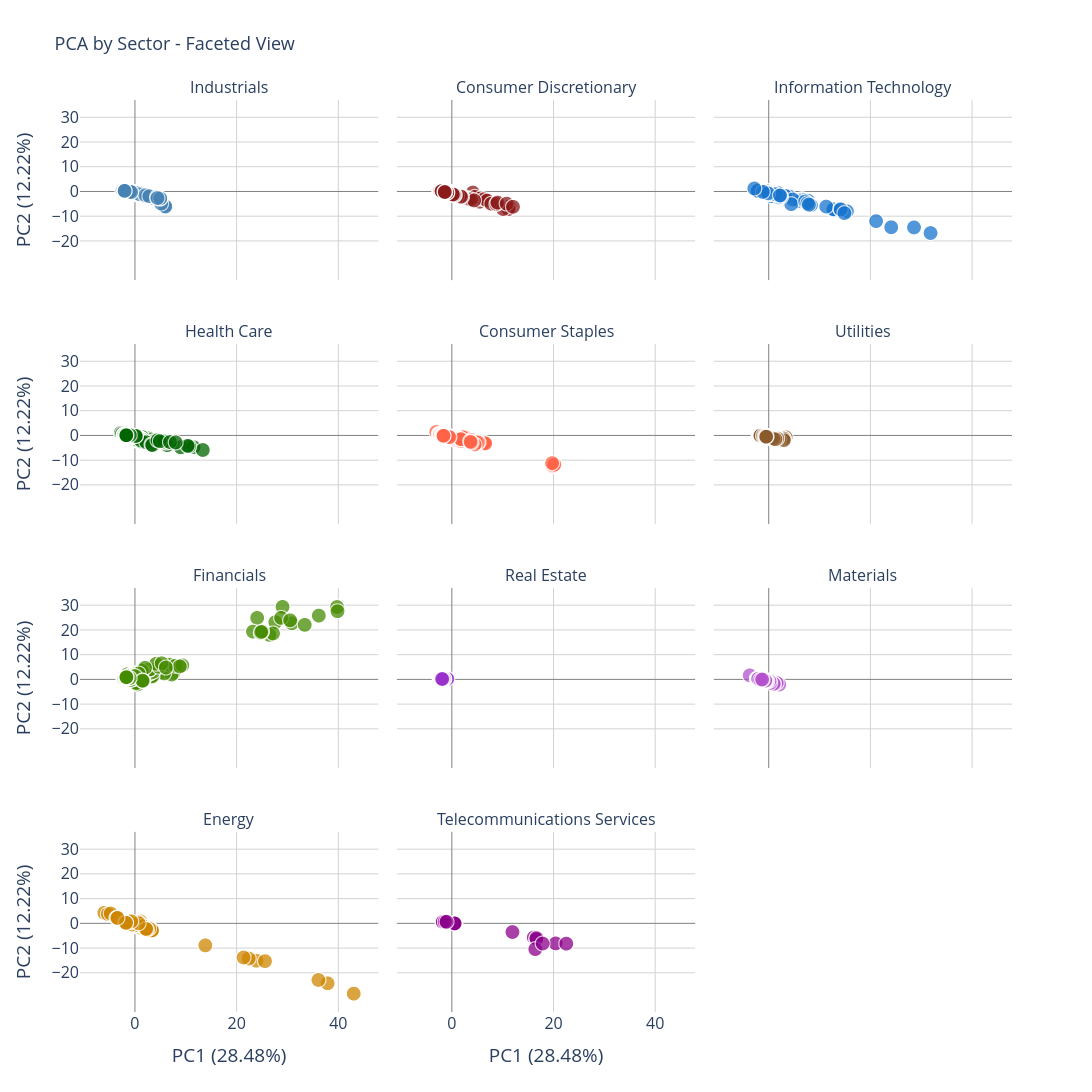

The code cell stored with this chart in its notebook:
### Code cell
### >> Plot 4: Interactive feceted plot

# Create faceted plot - one subplot per sector
# Create sector to color mapping
sectors = sorted(df_pca_plot['Sector'].unique())
sector_colors = {sector: r_palette[i % len(r_palette)] 
                 for i, sector in enumerate(sectors)}


fig = px.scatter(df_pca_plot, x='PC1', y='PC2',
                 color='Sector', facet_col='Sector', facet_col_wrap=3,  # 3 columns
                 hover_name='Ticker',
                 hover_data={'PC1': ':.2f',
                             'PC2': ':.2f',
                             'Sector': False,  # Don't show in hover since it's the title
                             'Revenue': ':,.0f' if 'Revenue' in df_pca_plot.columns else False,
                             'Assets': ':,.0f' if 'Assets' in df_pca_plot.columns else False,
                             'Net Income': ':,.0f' if 'Net Income' in df_pca_plot.columns else False
                             },
    title='PCA by Sector - Faceted View',
    labels={
        'PC1': f'PC1 ({pca.explained_variance_ratio_[0]*100:.2f}%)',
        'PC2': f'PC2 ({pca.explained_variance_ratio_[1]*100:.2f}%)'
    },
    color_discrete_map=sector_colors
)

# Update marker style
fig.update_traces(marker=dict(size=15,opacity=0.75,line=dict(width=1, color='white')))


# Update layout
fig.update_layout(height=100,width=1500,showlegend=False,title_font_size=18,plot_bgcolor='white',font=dict(size=16))

# Update all subplot axes
fig.update_xaxes(showgrid=True,gridcolor='lightgray',zeroline=True,zerolinecolor='gray',zerolinewidth=1)
fig.update_yaxes(showgrid=True,gridcolor='lightgray',zeroline=True,zerolinecolor='gray',zerolinewidth=1,
                 tickvals=[-20,-10,0,10,20,30], # Set specific tick values
                    tickmode='array'   
                 ) 

fig.update_layout(height=1800, width=1400, showlegend=False)
fig.for_each_annotation(lambda a: a.update(text=a.text.split("=")[-1]))
fig.show()

## >> save as html and png for sharing
FILE_NAME = f"PCA_by_Sector_test10"
fig.write_html(f"{HTML_PATH}/{FILE_NAME}.html")
fig.write_image(f"{FIG_PATH}/{FILE_NAME}.png",
               width=1200, height=500,
               scale=3          # Scale factor (like DPI multiplier)
               )

# allow to open automatically in the default browser
webbrowser.open(f"{HTML_PATH}/{FILE_NAME}.html")

### Figure 1 — Plotly figure (JSON) as saved in the notebook; plotly's stock layout.template omitted (floating-point values rounded to 4 significant figures; data arrays with more than 128 entries replaced by an {"elided": "..."} marker saying what was removed)
{"data": [{"customdata": {"elided": "248x4 mixed values"}, "hovertemplate": "<b>%{hovertext}</b><br><br>PC1 (28.48%)=%{x:.2f}<br>PC2 (12.22%)=%{y:.2f}<br>Revenue=%{customdata[1]:,.0f}<br>Assets=%{customdata[2]:,.0f}<br>Net Income=%{customdata[3]:,.0f}<extra></extra>", "hovertext": {"elided": "248 str values"}, "legendgroup": "Industrials", "marker": {"color": "#4682b4", "line": {"color": "white", "width": 1}, "opacity": 0.75, "size": 15, "symbol": "circle"}, "mode": "markers", "name": "Industrials", "showlegend": true, "type": "scattergl", "x": {"elided": "248 float values"}, "xaxis": "x10", "y": {"elided": "248 float values"}, "yaxis": "y10"}, {"customdata": {"elided": "316x4 mixed values"}, "hovertemplate": "<b>%{hovertext}</b><br><br>PC1 (28.48%)=%{x:.2f}<br>PC2 (12.22%)=%{y:.2f}<br>Revenue=%{customdata[1]:,.0f}<br>Assets=%{customdata[2]:,.0f}<br>Net Income=%{customdata[3]:,.0f}<extra></extra>", "hovertext": {"elided": "316 str values"}, "legendgroup": "Consumer Discretionary", "marker": {"color": "#8B1A1A", "line": {"color": "white", "width": 1}, "opacity": 0.75, "size": 15, "symbol": "circle"}, "mode": "markers", "name": "Consumer Discretionary", "showlegend": true, "type": "scattergl", "x": {"elided": "316 float values"}, "xaxis": "x11", "y": {"elided": "316 float values"}, "yaxis": "y11"}, {"customdata": {"elided": "237x4 mixed values"}, "hovertemplate": "<b>%{hovertext}</b><br><br>PC1 (28.48%)=%{x:.2f}<br>PC2 (12.22%)=%{y:.2f}<br>Revenue=%{customdata[1]:,.0f}<br>Assets=%{customdata[2]:,.0f}<br>Net Income=%{customdata[3]:,.0f}<extra></extra>", "hovertext": {"elided": "237 str values"}, "legendgroup": "Information Technology", "marker": {"color": "#1874CD", "line": {"color": "white", "width": 1}, "opacity": 0.75, "size": 15, "symbol": "circle"}, "mode": "markers", "name": "Information Technology", "showlegend": true, "type": "scattergl", "x": {"elided": "237 float values"}, "xaxis": "x12", "y": {"elided": "237 float values"}, "yaxis": "y12"}, {"customdata": {"elided": "194x4 mixed values"}, "hovertemplate": "<b>%{hovertext}</b><br><br>PC1 (28.48%)=%{x:.2f}<br>PC2 (12.22%)=%{y:.2f}<br>Revenue=%{customdata[1]:,.0f}<br>Assets=%{customdata[2]:,.0f}<br>Net Income=%{customdata[3]:,.0f}<extra></extra>", "hovertext": {"elided": "194 str values"}, "legendgroup": "Health Care", "marker": {"color": "#006400", "line": {"color": "white", "width": 1}, "opacity": 0.75, "size": 15, "symbol": "circle"}, "mode": "markers", "name": "Health Care", "showlegend": true, "type": "scattergl", "x": {"elided": "194 float values"}, "xaxis": "x7", "y": {"elided": "194 float values"}, "yaxis": "y7"}, {"customdata": {"elided": "132x4 mixed values"}, "hovertemplate": "<b>%{hovertext}</b><br><br>PC1 (28.48%)=%{x:.2f}<br>PC2 (12.22%)=%{y:.2f}<br>Revenue=%{customdata[1]:,.0f}<br>Assets=%{customdata[2]:,.0f}<br>Net Income=%{customdata[3]:,.0f}<extra></extra>", "hovertext": {"elided": "132 str values"}, "legendgroup": "Consumer Staples", "marker": {"color": "#FF6347", "line": {"color": "white", "width": 1}, "opacity": 0.75, "size": 15, "symbol": "circle"}, "mode": "markers", "name": "Consumer Staples", "showlegend": true, "type": "scattergl", "x": {"elided": "132 float values"}, "xaxis": "x8", "y": {"elided": "132 float values"}, "yaxis": "y8"}, {"customdata": {"elided": "96x4 mixed values"}, "hovertemplate": "<b>%{hovertext}</b><br><br>PC1 (28.48%)=%{x:.2f}<br>PC2 (12.22%)=%{y:.2f}<br>Revenue=%{customdata[1]:,.0f}<br>Assets=%{customdata[2]:,.0f}<br>Net Income=%{customdata[3]:,.0f}<extra></extra>", "hovertext": ["AEE", "AEE", "AEE", "AEE", "AEP", "AEP", "AEP", "AEP", "AWK", "AWK", "AWK", "AWK", "CMS", "CMS", "CMS", "CMS", "CNP", "CNP", "CNP", "CNP", "D", "D", "D", "D", "DUK", "DUK", "DUK", "DUK", "ED", "ED", "ED", "ED", "EIX", "EIX", "EIX", "EIX", "ES", "ES", "ES", "ES", "ETR", "ETR", "ETR", "ETR", "EXC", "EXC", "EXC", "EXC", "FE", "FE", "FE", "FE", "LNT", "LNT", "LNT", "LNT", "NEE", "NEE", "NEE", "NEE", "PCG", "PCG", "PCG", "PCG", "PEG", "PEG", "PEG", "PEG", "PNW", "PNW", "PNW", "PNW", "PPL", "PPL", "PPL", "PPL", "SCG", "SCG", "SCG", "SCG", "SO", "SO", "SO", "SO", "SRE", "SRE", "SRE", "SRE", "WEC", "WEC", "WEC", "WEC", "XEL", "XEL", "XEL", "XEL"], "legendgroup": "Utilities", "marker": {"color": "#8B5A2B", "line": {"color": "white", "width": 1}, "opacity": 0.75, "size": 15, "symbol": "circle"}, "mode": "markers", "name": "Utilities", "showlegend": true, "type": "scattergl", "x": [-1.431, -1.323, -1.242, -1.187, 0.364, 0.4395, 0.6835, 0.7987, -1.76, -1.734, -1.678, -1.603, -1.491, -1.413, -1.376, -1.32, -1.204, -1.266, -1.167, -1.997, 0.01464, 0.3023, 0.2723, 0.5475, 3.389, 2.792, 3.017, 3.073, -0.5698, -0.5274, -0.4011, -0.3265, -0.4108, -0.2853, 0.02856, -0.04332, -1.1, -0.9613, -0.9067, -0.8431, -0.4043, -0.3871, -0.2121, -0.7281, 1.998, 1.726, 2.122, 3.043, 0.03205, -0.05547, -0.1583, -0.03116, -1.858, -1.838, -1.818, -1.804, 0.7168, 0.8478, 1.393, 1.729, 0.07467, 0.3781, 0.2641, 0.5908, -0.5331, -0.5009, -0.3147, -0.1534, -1.714, -1.68, -1.675, -1.637, 0.04006, -0.2197, 0.0918, -0.3126, -1.699, -1.645, -1.519, -1.486, 0.9735, 0.5474, 0.9258, 1.369, -0.7827, -0.6477, -0.4649, -0.3773, -1.65, -1.611, -1.553, -1.07, -0.7728, -0.5841, -0.4854, -0.413], "xaxis": "x9", "y": [0.0993, 0.118, 0.04478, 0.03711, -0.5402, -0.5695, -0.7769, -0.802, 0.3733, 0.3393, 0.326, 0.2772, 0.2243, 0.166, 0.2027, 0.1609, 0.1002, 0.06405, -0.06047, 0.6224, -0.4645, -0.6806, -0.5274, -0.5538, -0.5028, -0.8948, -1.089, -1.075, -0.1365, -0.1651, -0.2076, -0.1216, -0.3514, -0.471, -0.6447, -0.4858, 0.1059, 0.01974, -0.01072, -0.03679, -0.4246, -0.3825, -0.5281, -0.04448, -1.128, -1.639, -1.442, -1.733, -0.2107, -0.1379, -0.1273, -0.05534, 0.3155, 0.3061, 0.303, 0.3253, -0.6989, -0.6337, -0.9621, -1.028, -0.7142, -0.9031, -0.7963, -1.07, -0.359, -0.3591, -0.5004, -0.555, 0.2521, 0.1951, 0.2061, 0.1813, -0.3644, -0.1919, -0.2241, -0.06024, 0.1995, 0.2475, 0.1006, 0.1901, -1.186, -0.7635, -1.054, -1.347, -0.1885, -0.2185, -0.3465, -0.2829, 0.2012, 0.1615, 0.125, 0.03987, -0.1268, -0.2602, -0.3175, -0.3225], "yaxis": "y9"}, {"customdata": {"elided": "211x4 mixed values"}, "hovertemplate": "<b>%{hovertext}</b><br><br>PC1 (28.48%)=%{x:.2f}<br>PC2 (12.22%)=%{y:.2f}<br>Revenue=%{customdata[1]:,.0f}<br>Assets=%{customdata[2]:,.0f}<br>Net Income=%{customdata[3]:,.0f}<extra></extra>", "hovertext": {"elided": "211 str values"}, "legendgroup": "Financials", "marker": {"color": "#458B00", "line": {"color": "white", "width": 1}, "opacity": 0.75, "size": 15, "symbol": "circle"}, "mode": "markers", "name": "Financials", "showlegend": true, "type": "scattergl", "x": {"elided": "211 float values"}, "xaxis": "x4", "y": {"elided": "211 float values"}, "yaxis": "y4"}, {"customdata": {"elided": "108x4 mixed values"}, "hovertemplate": "<b>%{hovertext}</b><br><br>PC1 (28.48%)=%{x:.2f}<br>PC2 (12.22%)=%{y:.2f}<br>Revenue=%{customdata[1]:,.0f}<br>Assets=%{customdata[2]:,.0f}<br>Net Income=%{customdata[3]:,.0f}<extra></extra>", "hovertext": ["AIV", "AIV", "AIV", "AIV", "AMT", "AMT", "AMT", "AMT", "AVB", "AVB", "AVB", "AVB", "BXP", "BXP", "BXP", "BXP", "CBG", "CBG", "CBG", "CBG", "CCI", "CCI", "CCI", "CCI", "DLR", "DLR", "DLR", "DLR", "EQIX", "EQIX", "EQIX", "EQIX", "EQR", "EQR", "EQR", "EQR", "ESS", "ESS", "ESS", "ESS", "EXR", "EXR", "EXR", "EXR", "FRT", "FRT", "FRT", "FRT", "GGP", "GGP", "GGP", "GGP", "HCN", "HCN", "HCN", "HCN", "HCP", "HCP", "HCP", "HCP", "HST", "HST", "HST", "HST", "IRM", "IRM", "IRM", "IRM", "KIM", "KIM", "KIM", "KIM", "MAA", "MAA", "MAA", "MAA", "MAC", "MAC", "MAC", "MAC", "O", "O", "O", "O", "SLG", "SLG", "SLG", "SLG", "SPG", "SPG", "SPG", "SPG", "UDR", "UDR", "UDR", "UDR", "VNO", "VNO", "VNO", "VNO", "VTR", "VTR", "VTR", "VTR", "WY", "WY", "WY", "WY"], "legendgroup": "Real Estate", "marker": {"color": "#9932CC", "line": {"color": "white", "width": 1}, "opacity": 0.75, "size": 15, "symbol": "circle"}, "mode": "markers", "name": "Real Estate", "showlegend": true, "type": "scattergl", "x": [-2.159, -2.16, -2.15, -2.16, -1.625, -1.475, -1.24, -1.16, -2.099, -1.805, -1.725, -1.673, -1.825, -1.624, -1.69, -1.602, -1.833, -1.808, -1.694, -1.465, -1.694, -1.636, -1.433, -1.264, -2.014, -1.985, -1.992, -1.899, -2.066, -2.066, -2.138, -1.946, -1.729, -1.452, -1.463, -1.404, -2.229, -2.213, -1.989, -1.963, -2.296, -2.265, -2.224, -2.167, -2.26, -2.246, -2.218, -2.161, -1.722, -1.463, -1.429, -1.266, -1.89, -1.644, -1.585, -1.347, -1.576, -1.586, -1.665, -1.587, -1.7, -1.529, -1.365, -1.282, -1.998, -1.99, -1.977, -2.006, -1.997, -1.998, -1.969, -1.797, -2.315, -2.212, -2.155, -2.098, -2.012, -2.047, -1.587, -1.893, -2.279, -2.077, -1.997, -1.983, -1.919, -1.945, -1.73, -1.656, -0.8637, -0.9508, -0.9554, -0.7915, -2.169, -2.149, -2.119, -2.037, -1.744, -1.569, -1.535, -1.39, -1.621, -1.572, -1.414, -1.454, -1.875, -1.907, -1.669, -1.837], "xaxis": "x5", "y": [0.6166, 0.6186, 0.6218, 0.6323, 0.5045, 0.5748, 0.4805, 0.6916, 0.786, 0.5302, 0.5467, 0.5484, 0.5887, 0.5431, 0.7402, 0.5715, 0.322, 0.3337, 0.2293, 0.1274, 0.5098, 0.8291, 0.5422, 0.5393, 0.5463, 0.5592, 0.5555, 0.6322, 0.4469, 0.4826, 0.5378, 0.4658, 0.6288, 0.7441, 0.4537, 0.4409, 0.583, 0.5707, 0.5894, 0.5809, 0.6653, 0.6779, 0.651, 0.689, 0.5991, 0.5982, 0.5826, 0.5907, 0.7826, 0.5358, 0.5477, 0.517, 0.99, 0.8349, 0.8622, 0.8255, 0.7567, 0.7842, 0.7462, 0.663, 0.5175, 0.5372, 0.4362, 0.3905, 0.466, 0.4845, 0.4961, 0.5079, 0.6035, 0.592, 0.6095, 0.5423, 0.5846, 0.5829, 0.5635, 0.5703, 0.5468, 0.5572, 0.6136, 0.5465, 0.7729, 0.7113, 0.6569, 0.7103, 0.5593, 0.5213, 0.4855, 0.339, 0.6172, 0.5972, 0.5293, 0.3901, 0.6422, 0.5331, 0.5286, 0.4858, 0.5577, 0.4357, 0.3894, 0.3411, 0.4642, 0.4932, 0.4951, 0.5619, 0.3848, 0.5521, 0.3356, 0.3685], "yaxis": "y5"}, {"customdata": {"elided": "95x4 mixed values"}, "hovertemplate": "<b>%{hovertext}</b><br><br>PC1 (28.48%)=%{x:.2f}<br>PC2 (12.22%)=%{y:.2f}<br>Revenue=%{customdata[1]:,.0f}<br>Assets=%{customdata[2]:,.0f}<br>Net Income=%{customdata[3]:,.0f}<extra></extra>", "hovertext": ["ALB", "ALB", "ALB", "ALB", "APD", "APD", "APD", "APD", "AVY", "AVY", "AVY", "AVY", "BLL", "BLL", "BLL", "BLL", "CF", "CF", "CF", "CF", "DD", "DD", "DD", "DD", "ECL", "ECL", "ECL", "ECL", "EMN", "EMN", "EMN", "EMN", "FCX", "FCX", "FCX", "FCX", "FMC", "FMC", "FMC", "FMC", "IFF", "IFF", "IFF", "IFF", "IP", "IP", "IP", "IP", "LYB", "LYB", "LYB", "LYB", "MLM", "MLM", "MLM", "MLM", "MON", "MON", "MON", "MON", "MOS", "MOS", "MOS", "MOS", "NEM", "NEM", "NEM", "NEM", "NUE", "NUE", "NUE", "NUE", "PPG", "PPG", "PPG", "PPG", "PX", "PX", "PX", "PX", "SEE", "SEE", "SEE", "SEE", "SHW", "SHW", "SHW", "SHW", "VMC", "VMC", "VMC", "VMC", "WRK", "WRK", "WRK"], "legendgroup": "Materials", "marker": {"color": "#B452CD", "line": {"color": "white", "width": 1}, "opacity": 0.75, "size": 15, "symbol": "circle"}, "mode": "markers", "name": "Materials", "showlegend": true, "type": "scattergl", "x": [-2.2, -2.153, -2.196, -1.802, -1.114, -1.11, -1.014, -1.088, -1.915, -1.978, -1.952, -1.95, -1.737, -1.719, -1.686, -1.737, -1.181, -1.268, -1.084, -1.48, 1.443, 2.143, 0.9466, 0.8674, -1.165, -0.9436, -0.7634, -0.8258, -1.65, -1.371, -1.307, -1.305, 0.6328, 1.624, 0.5118, -3.681, -1.973, -1.949, -1.974, -1.981, -2.119, -2.098, -2.066, -1.996, -0.327, -0.3283, -0.4539, -0.3562, 0.2238, 0.6025, 1.132, 1.013, -2.284, -2.25, -2.066, -2.003, -0.1752, 0.3554, 0.1859, -0.2092, -1.08, -1.1, -1.129, -1.633, -0.3254, -1.899, -1.16, -1.145, -1.397, -1.359, -1.217, -1.559, -0.6338, -0.5593, -0.6726, -0.9272, -0.7165, -0.5393, -0.5172, -0.648, -1.784, -1.844, -1.752, -1.703, -1.739, -1.611, -1.485, -1.427, -2.095, -2.083, -1.965, -1.997, -1.581, -1.125, -1.259], "xaxis": "x6", "y": [0.4287, 0.3859, 0.4217, 0.3394, -0.1307, -0.1223, -0.1236, -0.1139, 0.2573, 0.2904, 0.2723, 0.2861, 0.2083, 0.2135, 0.1658, 0.2273, -0.07934, -0.1308, -0.2192, 0.1253, -1.295, -1.878, -0.9672, -0.9021, 0.2224, 0.1005, -0.04278, 0.02494, 0.1965, 0.05463, -0.001166, 0.113, -0.7972, -1.203, -0.7164, 1.834, 0.2753, 0.2401, 0.32, 0.4358, 0.3736, 0.3664, 0.3577, 0.3184, -0.1622, -0.2307, -0.1287, -0.1364, -0.8054, -1.257, -1.613, -1.525, 0.4565, 0.4396, 0.4323, 0.3674, -0.3968, -1.165, -0.4401, -0.528, -0.1749, -0.1295, 0.03114, 0.1762, -0.3632, 0.8018, 0.192, 0.284, -0.05762, -0.1121, -0.1383, 0.2715, -0.3955, -0.4098, -0.3399, -0.1479, -0.2735, -0.3462, -0.3282, -0.2593, 0.4165, 0.3357, 0.3247, 0.3183, 0.1812, 0.1036, -0.0331, -0.04276, 0.5084, 0.48, 0.4473, 0.465, 0.1292, 0.07815, 0.1852], "yaxis": "y6"}, {"customdata": {"elided": "124x4 mixed values"}, "hovertemplate": "<b>%{hovertext}</b><br><br>PC1 (28.48%)=%{x:.2f}<br>PC2 (12.22%)=%{y:.2f}<br>Revenue=%{customdata[1]:,.0f}<br>Assets=%{customdata[2]:,.0f}<br>Net Income=%{customdata[3]:,.0f}<extra></extra>", "hovertext": ["APA", "APA", "APA", "APA", "APC", "APC", "APC", "APC", "BHI", "BHI", "BHI", "BHI", "CHK", "CHK", "CHK", "CHK", "COG", "COG", "COG", "COG", "CVX", "CVX", "CVX", "CVX", "CXO", "CXO", "CXO", "CXO", "DVN", "DVN", "DVN", "DVN", "EOG", "EOG", "EOG", "EOG", "EQT", "EQT", "EQT", "EQT", "HAL", "HAL", "HAL", "HAL", "HES", "HES", "HES", "HES", "HP", "HP", "HP", "HP", "KMI", "KMI", "KMI", "KMI", "MPC", "MPC", "MPC", "MPC", "MRO", "MRO", "MRO", "MRO", "MUR", "MUR", "MUR", "MUR", "NBL", "NBL", "NBL", "NBL", "NFX", "NFX", "NFX", "NFX", "NOV", "NOV", "NOV", "NOV", "OKE", "OKE", "OKE", "OKE", "OXY", "OXY", "OXY", "OXY", "PSX", "PSX", "PSX", "PSX", "RRC", "RRC", "RRC", "RRC", "SE", "SE", "SE", "SE", "SWN", "SWN", "SWN", "SWN", "TSO", "TSO", "TSO", "TSO", "VLO", "VLO", "VLO", "VLO", "WMB", "WMB", "WMB", "WMB", "XEC", "XEC", "XEC", "XEC", "XOM", "XOM", "XOM", "XOM"], "legendgroup": "Energy", "marker": {"color": "#CD8500", "line": {"color": "white", "width": 1}, "opacity": 0.75, "size": 15, "symbol": "circle"}, "mode": "markers", "name": "Energy", "showlegend": true, "type": "scattergl", "x": [2.022, 1.639, 0.3726, -6.03, 1.035, 0.5284, -2.293, -1.32, -0.3285, -0.0597, -1.736, -1.99, -0.2473, 0.09528, 0.429, -5.315, -2.071, -1.943, -1.929, -2.081, 23.92, 22.41, 21.38, 13.86, -1.75, -1.806, -1.461, -1.742, -0.1908, 1.783, -4.76, -1.569, -0.2125, 0.48, 1.242, -2.192, -1.889, -1.694, -1.749, -1.857, 0.2288, 0.7118, -0.8301, -2.701, 0.95, 1.226, 0.4296, -1.776, -1.862, -1.819, -1.974, -2.27, 1.197, 1.101, 1.081, 0.81, 1.093, 1.07, 1.284, 1.49, 0.2544, 0.1968, 0.1573, -1.558, -1.078, -0.9184, -1.01, -2.509, -0.9745, -0.6142, -1.86, -1.825, -2.388, -1.825, -1.556, -3.637, 0.02403, 0.1554, 0.3383, -1.037, -1.429, -1.367, -1.441, -1.556, 2.725, 3.282, 1.551, -1.847, 3.438, 3.292, 3.371, 2.799, -2.002, -1.978, -1.707, -2.354, -0.8253, -0.6335, -0.6008, -0.9194, -2.14, -1.596, -1.142, -3.419, -1.261, -1.189, -0.8552, -0.6253, 2.074, 2.188, 2.372, 2.204, -1.022, -0.9206, 0.7342, -0.7175, -1.907, -1.782, -1.718, -3.441, 43.07, 37.93, 36.12, 25.61], "xaxis": "x", "y": [-1.673, -1.326, -0.8257, 4.302, -0.6187, -0.1181, 1.703, 1.022, -0.3978, -0.5857, 0.8632, 0.5729, -0.45, -0.5268, -0.8805, 3.799, 0.418, 0.3768, 0.3589, 0.4502, -15.09, -14.2, -13.8, -8.881, 0.2745, 0.3271, 0.1524, 0.2874, -0.3657, -1.188, 4.008, 1.266, -0.592, -0.9256, -1.306, 1.189, 0.4047, 0.3185, 0.4084, 0.5322, -1.208, -1.275, -0.08133, 1.531, -1.034, -1.236, -0.9376, 0.9598, 0.2378, 0.2158, 0.3013, 0.4495, 0.1267, -0.02793, 0.8642, 0.3689, -1.47, -1.767, -1.699, -1.177, -0.6357, -0.5349, -0.5615, 0.5808, -0.189, -0.2123, -0.1649, 1.153, -0.1188, -0.3332, 0.7789, 0.5859, 0.9228, 0.2849, 0.149, 2.221, -0.7532, -0.5005, -0.7359, 0.2981, 0.05888, 0.1054, 0.2922, 0.3265, -2.082, -2.487, -1.064, 1.013, -3.099, -2.904, -2.791, -2.088, 0.379, 0.4056, 0.3117, 0.8574, 0.1646, 0.07206, 0.03874, 0.2543, 0.6291, 0.1958, 0.0704, 2.22, -0.1575, -0.2151, -0.2651, -0.4422, -2.372, -2.326, -2.525, -2.209, 0.5921, 0.3516, 0.0396, 0.8589, 0.3512, 0.2906, 0.2102, 2.229, -28.41, -24.22, -22.88, -15.25], "yaxis": "y"}, {"customdata": [["Telecommunications Services", 18376000000, 53940000000, 777000000], ["Telecommunications Services", 18095000000, 51787000000, -239000000], ["Telecommunications Services", 18031000000, 49103000000, 772000000], ["Telecommunications Services", 17900000000, 47604000000, 878000000], ["Telecommunications Services", 5011853000, 17733631000, 46273000], ["Telecommunications Services", 4762000000, 16635484000, -47000000], ["Telecommunications Services", 4772000000, 18810000000, 133000000], ["Telecommunications Services", 5576000000, 27084000000, -196000000], ["Telecommunications Services", 6376000000, 13307000000, -422000000], ["Telecommunications Services", 6313000000, 12874000000, -109000000], ["Telecommunications Services", 6777000000, 20947000000, 314000000], ["Telecommunications Services", 8229000000, 24145000000, 3433000000], ["Telecommunications Services", 127434000000, 272315000000, 7264000000], ["Telecommunications Services", 128752000000, 277787000000, 18418000000], ["Telecommunications Services", 132447000000, 296834000000, 6442000000], ["Telecommunications Services", 146801000000, 402672000000, 13345000000], ["Telecommunications Services", 115846000000, 225222000000, 875000000], ["Telecommunications Services", 120550000000, 274098000000, 11497000000], ["Telecommunications Services", 127079000000, 232616000000, 9625000000], ["Telecommunications Services", 131620000000, 244640000000, 17879000000]], "hovertemplate": "<b>%{hovertext}</b><br><br>PC1 (28.48%)=%{x:.2f}<br>PC2 (12.22%)=%{y:.2f}<br>Revenue=%{customdata[1]:,.0f}<br>Assets=%{customdata[2]:,.0f}<br>Net Income=%{customdata[3]:,.0f}<extra></extra>", "hovertext": ["CTL", "CTL", "CTL", "CTL", "FTR", "FTR", "FTR", "FTR", "LVLT", "LVLT", "LVLT", "LVLT", "T", "T", "T", "T", "VZ", "VZ", "VZ", "VZ"], "legendgroup": "Telecommunications Services", "marker": {"color": "#8B008B", "line": {"color": "white", "width": 1}, "opacity": 0.75, "size": 15, "symbol": "circle"}, "mode": "markers", "name": "Telecommunications Services", "showlegend": true, "type": "scattergl", "x": [0.8266, 0.6136, 0.6328, 0.627, -1.41, -1.591, -1.244, -1.268, -1.786, -1.691, -1.297, -0.9619, 16.21, 20.52, 16.68, 22.61, 12.01, 16.73, 16.51, 17.95], "xaxis": "x2", "y": [0.05121, 0.04273, 0.01045, -0.02836, 0.4742, 0.5041, 0.4458, 0.9662, 0.6833, 0.6258, 0.665, 0.6505, -5.717, -8.093, -6.434, -8.181, -3.487, -5.967, -10.4, -8.135], "yaxis": "y2"}], "layout": {"annotations": [{"font": {}, "showarrow": false, "text": "Energy", "x": 0.16, "xanchor": "center", "xref": "paper", "y": 0.1975, "yanchor": "bottom", "yref": "paper"}, {"font": {}, "showarrow": false, "text": "Telecommunications Services", "x": 0.5, "xanchor": "center", "xref": "paper", "y": 0.1975, "yanchor": "bottom", "yref": "paper"}, {"font": {}, "showarrow": false, "text": "Financials", "x": 0.16, "xanchor": "center", "xref": "paper", "y": 0.465, "yanchor": "bottom", "yref": "paper"}, {"font": {}, "showarrow": false, "text": "Real Estate", "x": 0.5, "xanchor": "center", "xref": "paper", "y": 0.465, "yanchor": "bottom", "yref": "paper"}, {"font": {}, "showarrow": false, "text": "Materials", "x": 0.84, "xanchor": "center", "xref": "paper", "y": 0.465, "yanchor": "bottom", "yref": "paper"}, {"font": {}, "showarrow": false, "text": "Health Care", "x": 0.16, "xanchor": "center", "xref": "paper", "y": 0.7325, "yanchor": "bottom", "yref": "paper"}, {"font": {}, "showarrow": false, "text": "Consumer Staples", "x": 0.5, "xanchor": "center", "xref": "paper", "y": 0.7325, "yanchor": "bottom", "yref": "paper"}, {"font": {}, "showarrow": false, "text": "Utilities", "x": 0.84, "xanchor": "center", "xref": "paper", "y": 0.7325, "yanchor": "bottom", "yref": "paper"}, {"font": {}, "showarrow": false, "text": "Industrials", "x": 0.16, "xanchor": "center", "xref": "paper", "y": 1, "yanchor": "bottom", "yref": "paper"}, {"font": {}, "showarrow": false, "text": "Consumer Discretionary", "x": 0.5, "xanchor": "center", "xref": "paper", "y": 1, "yanchor": "bottom", "yref": "paper"}, {"font": {}, "showarrow": false, "text": "Information Technology", "x": 0.84, "xanchor": "center", "xref": "paper", "y": 1, "yanchor": "bottom", "yref": "paper"}], "font": {"size": 16}, "height": 1800, "legend": {"title": {"text": "Sector"}, "tracegroupgap": 0}, "plot_bgcolor": "white", "showlegend": false, "title": {"font": {"size": 18}, "text": "PCA by Sector - Faceted View"}, "width": 1400, "xaxis": {"anchor": "y", "domain": [0, 0.32], "gridcolor": "lightgray", "showgrid": true, "title": {"text": "PC1 (28.48%)"}, "zeroline": true, "zerolinecolor": "gray", "zerolinewidth": 1}, "xaxis10": {"anchor": "y10", "domain": [0, 0.32], "gridcolor": "lightgray", "matches": "x", "showgrid": true, "showticklabels": false, "zeroline": true, "zerolinecolor": "gray", "zerolinewidth": 1}, "xaxis11": {"anchor": "y11", "domain": [0.34, 0.66], "gridcolor": "lightgray", "matches": "x", "showgrid": true, "showticklabels": false, "zeroline": true, "zerolinecolor": "gray", "zerolinewidth": 1}, "xaxis12": {"anchor": "y12", "domain": [0.68, 1.0], "gridcolor": "lightgray", "matches": "x", "showgrid": true, "showticklabels": false, "zeroline": true, "zerolinecolor": "gray", "zerolinewidth": 1}, "xaxis2": {"anchor": "y2", "domain": [0.34, 0.66], "gridcolor": "lightgray", "matches": "x", "showgrid": true, "title": {"text": "PC1 (28.48%)"}, "zeroline": true, "zerolinecolor": "gray", "zerolinewidth": 1}, "xaxis3": {"anchor": "y3", "domain": [0.68, 1.0], "gridcolor": "lightgray", "matches": "x", "showgrid": true, "title": {"text": "PC1 (28.48%)"}, "zeroline": true, "zerolinecolor": "gray", "zerolinewidth": 1}, "xaxis4": {"anchor": "y4", "domain": [0, 0.32], "gridcolor": "lightgray", "matches": "x", "showgrid": true, "showticklabels": false, "zeroline": true, "zerolinecolor": "gray", "zerolinewidth": 1}, "xaxis5": {"anchor": "y5", "domain": [0.34, 0.66], "gridcolor": "lightgray", "matches": "x", "showgrid": true, "showticklabels": false, "zeroline": true, "zerolinecolor": "gray", "zerolinewidth": 1}, "xaxis6": {"anchor": "y6", "domain": [0.68, 1.0], "gridcolor": "lightgray", "matches": "x", "showgrid": true, "showticklabels": false, "zeroline": true, "zerolinecolor": "gray", "zerolinewidth": 1}, "xaxis7": {"anchor": "y7", "domain": [0, 0.32], "gridcolor": "lightgray", "matches": "x", "showgrid": true, "showticklabels": false, "zeroline": true, "zerolinecolor": "gray", "zerolinewidth": 1}, "xaxis8": {"anchor": "y8", "domain": [0.34, 0.66], "gridcolor": "lightgray", "matches": "x", "showgrid": true, "showticklabels": false, "zeroline": true, "zerolinecolor": "gray", "zerolinewidth": 1}, "xaxis9": {"anchor": "y9", "domain": [0.68, 1.0], "gridcolor": "lightgray", "matches": "x", "showgrid": true, "showticklabels": false, "zeroline": true, "zerolinecolor": "gray", "zerolinewidth": 1}, "yaxis": {"anchor": "x", "domain": [0, 0.1975], "gridcolor": "lightgray", "showgrid": true, "tickmode": "array", "tickvals": [-20, -10, 0, 10, 20, 30], "title": {"text": "PC2 (12.22%)"}, "zeroline": true, "zerolinecolor": "gray", "zerolinewidth": 1}, "yaxis10": {"anchor": "x10", "domain": [0.8025, 1], "gridcolor": "lightgray", "matches": "y", "showgrid": true, "tickmode": "array", "tickvals": [-20, -10, 0, 10, 20, 30], "title": {"text": "PC2 (12.22%)"}, "zeroline": true, "zerolinecolor": "gray", "zerolinewidth": 1}, "yaxis11": {"anchor": "x11", "domain": [0.8025, 1], "gridcolor": "lightgray", "matches": "y", "showgrid": true, "showticklabels": false, "tickmode": "array", "tickvals": [-20, -10, 0, 10, 20, 30], "zeroline": true, "zerolinecolor": "gray", "zerolinewidth": 1}, "yaxis12": {"anchor": "x12", "domain": [0.8025, 1], "gridcolor": "lightgray", "matches": "y", "showgrid": true, "showticklabels": false, "tickmode": "array", "tickvals": [-20, -10, 0, 10, 20, 30], "zeroline": true, "zerolinecolor": "gray", "zerolinewidth": 1}, "yaxis2": {"anchor": "x2", "domain": [0, 0.1975], "gridcolor": "lightgray", "matches": "y", "showgrid": true, "showticklabels": false, "tickmode": "array", "tickvals": [-20, -10, 0, 10, 20, 30], "zeroline": true, "zerolinecolor": "gray", "zerolinewidth": 1}, "yaxis3": {"anchor": "x3", "domain": [0, 0.1975], "gridcolor": "lightgray", "matches": "y", "showgrid": true, "showticklabels": false, "tickmode": "array", "tickvals": [-20, -10, 0, 10, 20, 30], "zeroline": true, "zerolinecolor": "gray", "zerolinewidth": 1}, "yaxis4": {"anchor": "x4", "domain": [0.2675, 0.465], "gridcolor": "lightgray", "matches": "y", "showgrid": true, "tickmode": "array", "tickvals": [-20, -10, 0, 10, 20, 30], "title": {"text": "PC2 (12.22%)"}, "zeroline": true, "zerolinecolor": "gray", "zerolinewidth": 1}, "yaxis5": {"anchor": "x5", "domain": [0.2675, 0.465], "gridcolor": "lightgray", "matches": "y", "showgrid": true, "showticklabels": false, "tickmode": "array", "tickvals": [-20, -10, 0, 10, 20, 30], "zeroline": true, "zerolinecolor": "gray", "zerolinewidth": 1}, "yaxis6": {"anchor": "x6", "domain": [0.2675, 0.465], "gridcolor": "lightgray", "matches": "y", "showgrid": true, "showticklabels": false, "tickmode": "array", "tickvals": [-20, -10, 0, 10, 20, 30], "zeroline": true, "zerolinecolor": "gray", "zerolinewidth": 1}, "yaxis7": {"anchor": "x7", "domain": [0.535, 0.7325], "gridcolor": "lightgray", "matches": "y", "showgrid": true, "tickmode": "array", "tickvals": [-20, -10, 0, 10, 20, 30], "title": {"text": "PC2 (12.22%)"}, "zeroline": true, "zerolinecolor": "gray", "zerolinewidth": 1}, "yaxis8": {"anchor": "x8", "domain": [0.535, 0.7325], "gridcolor": "lightgray", "matches": "y", "showgrid": true, "showticklabels": false, "tickmode": "array", "tickvals": [-20, -10, 0, 10, 20, 30], "zeroline": true, "zerolinecolor": "gray", "zerolinewidth": 1}, "yaxis9": {"anchor": "x9", "domain": [0.535, 0.7325], "gridcolor": "lightgray", "matches": "y", "showgrid": true, "showticklabels": false, "tickmode": "array", "tickvals": [-20, -10, 0, 10, 20, 30], "zeroline": true, "zerolinecolor": "gray", "zerolinewidth": 1}}}
